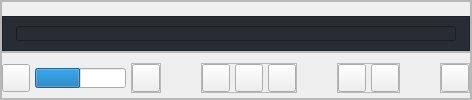
                    <widget class="QFrame" name="frame">
                     <property name="frameShape">
                      <enum>QFrame::StyledPanel</enum>
                     </property>
                     <property name="frameShadow">
                      <enum>QFrame::Raised</enum>
                     </property>
                     <layout class="QVBoxLayout" name="verticalLayout">
                      <property name="spacing">
                       <number>0</number>
                      </property>
                      <property name="leftMargin">
                       <number>0</number>
                      </property>
                      <property name="topMargin">
                       <number>0</number>
                      </property>
                      <property name="rightMargin">
                       <number>0</number>
                      </property>
                      <property name="bottomMargin">
                       <number>0</number>
                      </property>
                      <item>
                       <widget class="QFrame" name="frame_83">
                        <property name="styleSheet">
                         <string notr="true">#frame_2
{
	background-color: #1a1c1e;
}</string>
                        </property>
                        <property name="frameShape">
                         <enum>QFrame::StyledPanel</enum>
                        </property>
                        <property name="frameShadow">
                         <enum>QFrame::Raised</enum>
                        </property>
                        <layout class="QVBoxLayout" name="verticalLayout_16">
                         <property name="spacing">
                          <number>0</number>
                         </property>
                         <property name="leftMargin">
                          <number>0</number>
                         </property>
                         <property name="topMargin">
                          <number>0</number>
                         </property>
                         <property name="rightMargin">
                          <number>0</number>
                         </property>
                         <property name="bottomMargin">
                          <number>0</number>
                         </property>
                         <item>
                          <widget class="QLabel" name="videoLabel">
                           <property name="frameShadow">
                            <enum>QFrame::Raised</enum>
                           </property>
                           <property name="text">
                            <string/>
                           </property>
                          </widget>
                         </item>
                         <item>
                          <widget class="QFrame" name="frame_2">
                           <property name="maximumSize">
                            <size>
                             <width>16777215</width>
                             <height>40</height>
                            </size>
                           </property>
                           <property name="styleSheet">
                            <string notr="true">	background-color: rgb(40, 44, 52);
</string>
                           </property>
                           <property name="frameShape">
                            <enum>QFrame::StyledPanel</enum>
                           </property>
                           <property name="frameShadow">
                            <enum>QFrame::Raised</enum>
                           </property>
                           <layout class="QHBoxLayout" name="horizontalLayout_8">
                            <property name="leftMargin">
                             <number>0</number>
                            </property>
                            <property name="rightMargin">
                             <number>0</number>
                            </property>
                            <item>
                             <widget class="QLabel" name="lblRunningTime">
                              <property name="styleSheet">
                               <string notr="true">color:white;</string>
                              </property>
                              <property name="text">
                               <string/>
                              </property>
                              <property name="alignment">
                               <set>Qt::AlignRight|Qt::AlignTrailing|Qt::AlignVCenter</set>
                              </property>
                             </widget>
                            </item>
                            <item>
                             <widget class="QProgressBar" name="videoPrograssBar">
                              <property name="maximumSize">
                               <size>
                                <width>16777215</width>
                                <height>15</height>
                               </size>
                              </property>
                              <property name="styleSheet">
                               <string notr="true">color:white;</string>
                              </property>
                              <property name="value">
                               <number>0</number>
                              </property>
                              <property name="textVisible">
                               <bool>false</bool>
                              </property>
                             </widget>
                            </item>
                            <item>
                             <widget class="QLabel" name="lblTotalTime">
                              <property name="styleSheet">
                               <string notr="true">color:white;</string>
                              </property>
                              <property name="text">
                               <string/>
                              </property>
                              <property name="alignment">
                               <set>Qt::AlignRight|Qt::AlignTrailing|Qt::AlignVCenter</set>
                              </property>
                             </widget>
                            </item>
                           </layout>
                          </widget>
                         </item>
                        </layout>
                       </widget>
                      </item>
                      <item>
                       <widget class="QFrame" name="Media_Buttons">
                        <property name="maximumSize">
                         <size>
                          <width>16777215</width>
                          <height>50</height>
                         </size>
                        </property>
                        <property name="styleSheet">
                         <string notr="true">#frame_3
{
	background-color: #1a1c1e;
}</string>
                        </property>
                        <property name="frameShape">
                         <enum>QFrame::StyledPanel</enum>
                        </property>
                        <property name="frameShadow">
                         <enum>QFrame::Raised</enum>
                        </property>
                        <layout class="QHBoxLayout" name="horizontalLayout_28">
                         <property name="spacing">
                          <number>5</number>
                         </property>
                         <property name="leftMargin">
                          <number>0</number>
                         </property>
                         <property name="topMargin">
                          <number>10</number>
                         </property>
                         <property name="rightMargin">
                          <number>0</number>
                         </property>
                         <property name="bottomMargin">
                          <number>5</number>
                         </property>
                         <item>
                          <widget class="QPushButton" name="minimizeAppBtn_3">
                           <property name="minimumSize">
                            <size>
                             <width>28</width>
                             <height>28</height>
                            </size>
                           </property>
                           <property name="maximumSize">
                            <size>
                             <width>28</width>
                             <height>28</height>
                            </size>
                           </property>
                           <property name="cursor">
                            <cursorShape>PointingHandCursor</cursorShape>
                           </property>
                           <property name="toolTip">
                            <string>Minimize</string>
                           </property>
                           <property name="text">
                            <string/>
                           </property>
                           <property name="icon">
                            <iconset resource="resources.qrc">
                             <normaloff>:/icons/images/icons/cil-volume-high.png</normaloff>:/icons/images/icons/cil-volume-high.png</iconset>
                           </property>
                           <property name="iconSize">
                            <size>
                             <width>20</width>
                             <height>20</height>
                            </size>
                           </property>
                          </widget>
                         </item>
                         <item>
                          <widget class="QFrame" name="Volume">
                           <property name="minimumSize">
                            <size>
                             <width>0</width>
                             <height>28</height>
                            </size>
                           </property>
                           <property name="frameShape">
                            <enum>QFrame::NoFrame</enum>
                           </property>
                           <property name="frameShadow">
                            <enum>QFrame::Raised</enum>
                           </property>
                           <layout class="QHBoxLayout" name="horizontalLayout_9">
                            <property name="spacing">
                             <number>5</number>
                            </property>
                            <property name="leftMargin">
                             <number>0</number>
                            </property>
                            <property name="topMargin">
                             <number>0</number>
                            </property>
                            <property name="rightMargin">
                             <number>0</number>
                            </property>
                            <property name="bottomMargin">
                             <number>0</number>
                            </property>
                            <item alignment="Qt::AlignLeft">
                             <widget class="QProgressBar" name="volumeProgressBar">
                              <property name="maximumSize">
                               <size>
                                <width>200</width>
                                <height>20</height>
                               </size>
                              </property>
                              <property name="styleSheet">
                               <string notr="true">color:white;</string>
                              </property>
                              <property name="value">
                               <number>50</number>
                              </property>
                              <property name="textVisible">
                               <bool>false</bool>
                              </property>
                             </widget>
                            </item>
                           </layout>
                          </widget>
                         </item>
                         <item alignment="Qt::AlignRight">
                          <widget class="QFrame" name="main_buttons">
                           <property name="minimumSize">
                            <size>
                             <width>0</width>
                             <height>28</height>
                            </size>
                           </property>
                           <property name="frameShape">
                            <enum>QFrame::NoFrame</enum>
                           </property>
                           <property name="frameShadow">
                            <enum>QFrame::Raised</enum>
                           </property>
                           <layout class="QHBoxLayout" name="horizontalLayout_6">
                            <property name="spacing">
                             <number>40</number>
                            </property>
                            <property name="leftMargin">
                             <number>0</number>
                            </property>
                            <property name="topMargin">
                             <number>0</number>
                            </property>
                            <property name="rightMargin">
                             <number>0</number>
                            </property>
                            <property name="bottomMargin">
                             <number>0</number>
                            </property>
                            <item>
                             <widget class="QFrame" name="frame_91">
                              <property name="minimumSize">
                               <size>
                                <width>0</width>
                                <height>0</height>
                               </size>
                              </property>
                              <property name="maximumSize">
                               <size>
                                <width>16777215</width>
                                <height>16777215</height>
                               </size>
                              </property>
                              <property name="frameShape">
                               <enum>QFrame::StyledPanel</enum>
                              </property>
                              <property name="frameShadow">
                               <enum>QFrame::Raised</enum>
                              </property>
                              <layout class="QHBoxLayout" name="horizontalLayout_15">
                               <property name="spacing">
                                <number>0</number>
                               </property>
                               <property name="leftMargin">
                                <number>0</number>
                               </property>
                               <property name="topMargin">
                                <number>0</number>
                               </property>
                               <property name="rightMargin">
                                <number>0</number>
                               </property>
                               <property name="bottomMargin">
                                <number>0</number>
                               </property>
                               <item>
                                <widget class="QPushButton" name="btnPlayPause">
                                 <property name="minimumSize">
                                  <size>
                                   <width>28</width>
                                   <height>28</height>
                                  </size>
                                 </property>
                                 <property name="maximumSize">
                                  <size>
                                   <width>28</width>
                                   <height>28</height>
                                  </size>
                                 </property>
                                 <property name="cursor">
                                  <cursorShape>PointingHandCursor</cursorShape>
                                 </property>
                                 <property name="toolTip">
                                  <string>Minimize</string>
                                 </property>
                                 <property name="text">
                                  <string/>
                                 </property>
                                 <property name="icon">
                                  <iconset resource="resources.qrc">
                                   <normaloff>:/icons/images/icons/cil-media-pause.png</normaloff>:/icons/images/icons/cil-media-pause.png</iconset>
                                 </property>
                                 <property name="iconSize">
                                  <size>
                                   <width>20</width>
                                   <height>20</height>
                                  </size>
                                 </property>
                                </widget>
                               </item>
                              </layout>
                             </widget>
                            </item>
                            <item>
                             <widget class="QFrame" name="frame_94">
                              <property name="minimumSize">
                               <size>
                                <width>0</width>
                                <height>0</height>
                               </size>
                              </property>
                              <property name="maximumSize">
                               <size>
                                <width>16777215</width>
                                <height>16777215</height>
                               </size>
                              </property>
                              <property name="frameShape">
                               <enum>QFrame::StyledPanel</enum>
                              </property>
                              <property name="frameShadow">
                               <enum>QFrame::Raised</enum>
                              </property>
                              <layout class="QHBoxLayout" name="horizontalLayout_16">
                               <property name="spacing">
                                <number>5</number>
                               </property>
                               <property name="leftMargin">
                                <number>0</number>
                               </property>
                               <property name="topMargin">
                                <number>0</number>
                               </property>
                               <property name="rightMargin">
                                <number>0</number>
                               </property>
                               <property name="bottomMargin">
                                <number>0</number>
                               </property>
                               <item>
                                <widget class="QPushButton" name="btnStepBackward">
                                 <property name="minimumSize">
                                  <size>
                                   <width>28</width>
                                   <height>28</height>
                                  </size>
                                 </property>
                                 <property name="maximumSize">
                                  <size>
                                   <width>28</width>
                                   <height>28</height>
                                  </size>
                                 </property>
                                 <property name="cursor">
                                  <cursorShape>PointingHandCursor</cursorShape>
                                 </property>
                                 <property name="toolTip">
                                  <string>Minimize</string>
                                 </property>
                                 <property name="text">
                                  <string/>
                                 </property>
                                 <property name="icon">
                                  <iconset resource="resources.qrc">
                                   <normaloff>:/icons/images/icons/cil-media-step-backward.png</normaloff>:/icons/images/icons/cil-media-step-backward.png</iconset>
                                 </property>
                                 <property name="iconSize">
                                  <size>
                                   <width>20</width>
                                   <height>20</height>
                                  </size>
                                 </property>
                                </widget>
                               </item>
                               <item>
                                <widget class="QPushButton" name="btnEnd">
                                 <property name="minimumSize">
                                  <size>
                                   <width>28</width>
                                   <height>28</height>
                                  </size>
                                 </property>
                                 <property name="maximumSize">
                                  <size>
                                   <width>28</width>
                                   <height>28</height>
                                  </size>
                                 </property>
                                 <property name="cursor">
                                  <cursorShape>PointingHandCursor</cursorShape>
                                 </property>
                                 <property name="toolTip">
                                  <string>Minimize</string>
                                 </property>
                                 <property name="text">
                                  <string/>
                                 </property>
                                 <property name="icon">
                                  <iconset resource="resources.qrc">
                                   <normaloff>:/icons/images/icons/cil-media-stop.png</normaloff>:/icons/images/icons/cil-media-stop.png</iconset>
                                 </property>
                                 <property name="iconSize">
                                  <size>
                                   <width>20</width>
                                   <height>20</height>
                                  </size>
                                 </property>
                                </widget>
                               </item>
                               <item>
                                <widget class="QPushButton" name="btnStepUpward">
                                 <property name="minimumSize">
                                  <size>
                                   <width>28</width>
                                   <height>28</height>
                                  </size>
                                 </property>
                                 <property name="maximumSize">
                                  <size>
                                   <width>28</width>
                                   <height>28</height>
                                  </size>
                                 </property>
                                 <property name="cursor">
                                  <cursorShape>PointingHandCursor</cursorShape>
                                 </property>
                                 <property name="toolTip">
                                  <string>Minimize</string>
                                 </property>
                                 <property name="text">
                                  <string/>
                                 </property>
                                 <property name="icon">
                                  <iconset resource="resources.qrc">
                                   <normaloff>:/icons/images/icons/cil-media-step-forward.png</normaloff>:/icons/images/icons/cil-media-step-forward.png</iconset>
                                 </property>
                                 <property name="iconSize">
                                  <size>
                                   <width>20</width>
                                   <height>20</height>
                                  </size>
                                 </property>
                                </widget>
                               </item>
                              </layout>
                             </widget>
                            </item>
                            <item>
                             <widget class="QFrame" name="frame_95">
                              <property name="minimumSize">
                               <size>
                                <width>0</width>
                                <height>0</height>
                               </size>
                              </property>
                              <property name="maximumSize">
                               <size>
                                <width>16777215</width>
                                <height>16777215</height>
                               </size>
                              </property>
                              <property name="frameShape">
                               <enum>QFrame::StyledPanel</enum>
                              </property>
                              <property name="frameShadow">
                               <enum>QFrame::Raised</enum>
                              </property>
                              <layout class="QHBoxLayout" name="horizontalLayout_17">
                               <property name="spacing">
                                <number>5</number>
                               </property>
                               <property name="leftMargin">
                                <number>0</number>
                               </property>
                               <property name="topMargin">
                                <number>0</number>
                               </property>
                               <property name="rightMargin">
                                <number>0</number>
                               </property>
                               <property name="bottomMargin">
                                <number>0</number>
                               </property>
                               <item>
                                <widget class="QPushButton" name="btnDecreaseSpeed">
                                 <property name="minimumSize">
                                  <size>
                                   <width>28</width>
                                   <height>28</height>
                                  </size>
                                 </property>
                                 <property name="maximumSize">
                                  <size>
                                   <width>28</width>
                                   <height>28</height>
                                  </size>
                                 </property>
                                 <property name="cursor">
                                  <cursorShape>PointingHandCursor</cursorShape>
                                 </property>
                                 <property name="toolTip">
                                  <string>Minimize</string>
                                 </property>
                                 <property name="text">
                                  <string/>
                                 </property>
                                 <property name="icon">
                                  <iconset resource="resources.qrc">
                                   <normaloff>:/icons/images/icons/cil-media-skip-backward.png</normaloff>:/icons/images/icons/cil-media-skip-backward.png</iconset>
                                 </property>
                                 <property name="iconSize">
                                  <size>
                                   <width>20</width>
                                   <height>20</height>
                                  </size>
                                 </property>
                                </widget>
                               </item>
                               <item>
                                <widget class="QPushButton" name="btnIncreaseSpeed">
                                 <property name="minimumSize">
                                  <size>
                                   <width>28</width>
                                   <height>28</height>
                                  </size>
                                 </property>
                                 <property name="maximumSize">
                                  <size>
                                   <width>28</width>
                                   <height>28</height>
                                  </size>
                                 </property>
                                 <property name="cursor">
                                  <cursorShape>PointingHandCursor</cursorShape>
                                 </property>
                                 <property name="toolTip">
                                  <string>Minimize</string>
                                 </property>
                                 <property name="text">
                                  <string/>
                                 </property>
                                 <property name="icon">
                                  <iconset resource="resources.qrc">
                                   <normaloff>:/icons/images/icons/cil-media-skip-forward.png</normaloff>:/icons/images/icons/cil-media-skip-forward.png</iconset>
                                 </property>
                                 <property name="iconSize">
                                  <size>
                                   <width>20</width>
                                   <height>20</height>
                                  </size>
                                 </property>
                                </widget>
                               </item>
                              </layout>
                             </widget>
                            </item>
                            <item>
                             <widget class="QFrame" name="frame_96">
                              <property name="minimumSize">
                               <size>
                                <width>0</width>
                                <height>0</height>
                               </size>
                              </property>
                              <property name="maximumSize">
                               <size>
                                <width>16777215</width>
                                <height>16777215</height>
                               </size>
                              </property>
                              <property name="frameShape">
                               <enum>QFrame::StyledPanel</enum>
                              </property>
                              <property name="frameShadow">
                               <enum>QFrame::Raised</enum>
                              </property>
                              <layout class="QHBoxLayout" name="horizontalLayout_19">
                               <property name="spacing">
                                <number>5</number>
                               </property>
                               <property name="leftMargin">
                                <number>0</number>
                               </property>
                               <property name="topMargin">
                                <number>0</number>
                               </property>
                               <property name="rightMargin">
                                <number>0</number>
                               </property>
                               <property name="bottomMargin">
                                <number>0</number>
                               </property>
                               <item>
                                <widget class="QPushButton" name="btnSetting">
                                 <property name="minimumSize">
                                  <size>
                                   <width>28</width>
                                   <height>28</height>
                                  </size>
                                 </property>
                                 <property name="maximumSize">
                                  <size>
                                   <width>28</width>
                                   <height>28</height>
                                  </size>
                                 </property>
                                 <property name="cursor">
                                  <cursorShape>PointingHandCursor</cursorShape>
                                 </property>
                                 <property name="toolTip">
                                  <string>Minimize</string>
                                 </property>
                                 <property name="text">
                                  <string/>
                                 </property>
                                 <property name="icon">
                                  <iconset resource="resources.qrc">
                                   <normaloff>:/icons/images/icons/icon_settings.png</normaloff>:/icons/images/icons/icon_settings.png</iconset>
                                 </property>
                                 <property name="iconSize">
                                  <size>
                                   <width>20</width>
                                   <height>20</height>
                                  </size>
                                 </property>
                                </widget>
                               </item>
                              </layout>
                             </widget>
                            </item>
                           </layout>
                          </widget>
                         </item>
                        </layout>
                       </widget>
                      </item>
                     </layout>
                    </widget>
